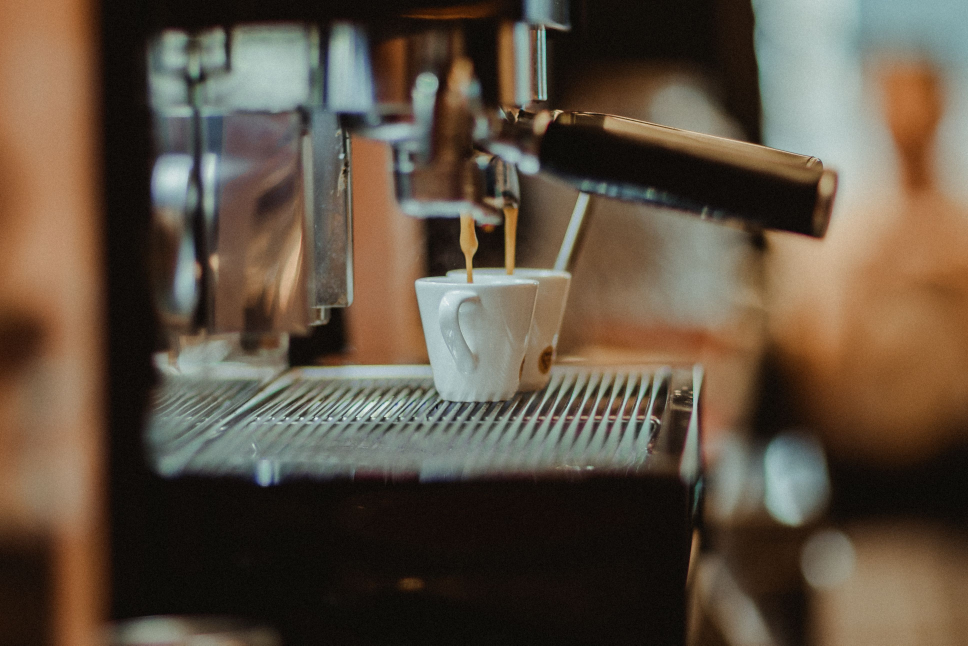
#> input picture romeforamericans/Images/07.jpg, 3872 x 2581 px (shown at 1/4 size)
$ python -i validate-images.py   (imports and definitions only)
#> lines starting #> are read from the running program, lines starting #| are printed output that depends on the picture
#!/usr/bin/env python3
"""Stage E gate — validate hand-picked photos BEFORE they reach the build.

Every rule here was paid for by a real failure on Rome:
  · a 2:3 phone shot needs ~7in of height to fill the column → always reads as a stamp
  · a 3:1 CSS box with object-fit:cover silently ate 50-78% of every frame
  · a portrait letterboxed into a 1.6in strip showed ~15% of the photograph

Usage:  python3 validate-images.py <img-dir> [--fix]
        --fix crops offenders to 3:2 at their densest band (originals kept).
Exit 1 if anything fails and --fix wasn't passed.
"""
import sys, os, glob, shutil, statistics

MIN_W      = 1400          # below this, 653px @2x on paper is soft
TARGET_AR  = 1.5           # the book's plate shape (3:2)
AR_MIN     = 1.20          # 4:3 is fine
AR_MAX     = 1.95          # wider than 2:1 letterboxes badly

def aspect(p):
    from PIL import Image
    with Image.open(p) as im: return im.size, im.size[0]/im.size[1]

def densest_band(path, bands=9):
    """Where does the detail live? Returns the fractional centre of the busiest band."""
    from PIL import Image
    im = Image.open(path).convert('L').resize((150, 225))
    px = list(im.getdata()); W, H = 150, 225
    energy = []
    for b in range(bands):
        y0, y1 = int(b*H/bands), int((b+1)*H/bands)
        rows = [px[y*W:(y+1)*W] for y in range(y0, y1)]
        energy.append(statistics.mean(
            abs(r[i+1]-r[i]) for r in rows for i in range(0, W-1, 3)))
    b = energy.index(max(energy))
    return (b + 0.5) / bands

def crop_to_ar(path, target=TARGET_AR):
#> called with path = '../../../romeforamericans/Images/07.jpg', target = 1.5
    from PIL import Image
    im = Image.open(path); W, H = im.size
#> in crop_to_ar, im is the input picture: PIL image 3872x2581 RGB; mean R, G, B 94.4, 80.6, 65.5
#> after `W, H = im.size`: W = 3872; H = 2581
    c = densest_band(path)
#> in densest_band, `im = Image.open(path).convert('L').resize((150, 225))`:
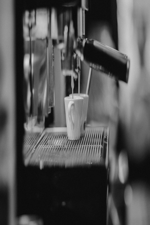
#> im: PIL image 150x225 L; min 8, max 223, mean 83.1
#> in densest_band, `px = list(im.getdata())`: px = 33750 items
#> after the loop in densest_band, `for b in range(bands):`: energy = [10.88, 15.94, 12.97, 11.24, 8.74, 15.5, 9.05, 3.75, 4.76]
#> in densest_band, `b = energy.index(max(energy))`: b = 1
#> c = 0.167
    th = int(W/target)
#> th = 2581
    if th >= H:                      # too wide instead: cut the sides, centred
        tw = int(H*target); left = max(0, (W-tw)//2)
#> after `tw = int(H * target)`: tw = 3871
#> after `left = max(0, (W - tw) // 2)`: left = 0
        out = im.crop((left, 0, left+tw, H))
    else:
        top = max(0, min(H-th, int(c*H - th/2)))
        out = im.crop((0, top, W, top+th))
    return out, c

def main():
    d = sys.argv[1] if len(sys.argv) > 1 else "img"
    fix = "--fix" in sys.argv
    files = sorted(f for f in glob.glob(os.path.join(d, "*.jpg"))
                   if "_originals" not in f)
    if not files:
        print(f"no images in {d}/"); return 1
    bad = 0
    print(f"{'file':10} {'pixels':12} {'ar':>5}  verdict")
    for f in files:
        (w, h), ar = aspect(f)
        why = []
        if w < MIN_W:            why.append(f"only {w}px wide (want ≥{MIN_W})")
        if ar < AR_MIN:          why.append(f"PORTRAIT {ar:.2f} — needs ~7in of height to fill the column")
        elif ar > AR_MAX:        why.append(f"too wide {ar:.2f} — will letterbox")
        name = os.path.basename(f)
        if not why:
            print(f"{name:10} {w}x{h:<6} {ar:5.2f}  OK")
            continue
        bad += 1
        print(f"{name:10} {w}x{h:<6} {ar:5.2f}  FAIL — {'; '.join(why)}")
        if fix and (ar < AR_MIN or ar > AR_MAX):
            od = os.path.join(d, "_originals"); os.makedirs(od, exist_ok=True)
            shutil.copy(f, os.path.join(od, name))
            out, c = crop_to_ar(f)
            out.save(f, quality=90, optimize=True)
            print(f"{'':10} → cropped to {out.size} at the densest band ({100*c:.0f}% down); "
                  f"original in {od}/")
            bad -= 1
    print()
    if bad:
        print(f"{bad} image(s) FAILED. Re-run with --fix, or ask for replacements.")
        return 1
    print(f"all {len(files)} images pass — every plate will render full-column.")
    return 0

# [2 lines not run here, left out]

>>> result = crop_to_ar('../../../romeforamericans/Images/07.jpg')

$ run again, on romeforamericans/Images/A08.png
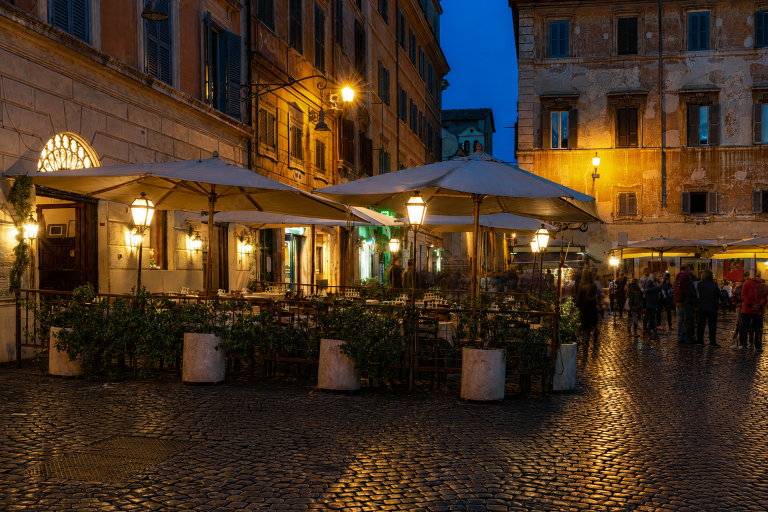
#> input picture romeforamericans/Images/A08.png, 1535 x 1024 px (shown at 1/2 size)
#> in crop_to_ar, im is the input picture: PIL image 1535x1024 RGB; mean R, G, B 71.4, 52.4, 33.8
#> in densest_band, `im = Image.open(path).convert('L').resize((150, 225))`:
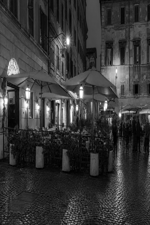
#> im: PIL image 150x225 L; min 0, max 255, mean 56
#> px = 33750 items
#> after the loop in densest_band, `for b in range(bands):`: energy = [8.55, 10.04, 12.75, 13.05, 25.16, 11.78, 7.92, 7.1, 12.85]
#> b = 4
#> c = 0.5
#> top = 0
